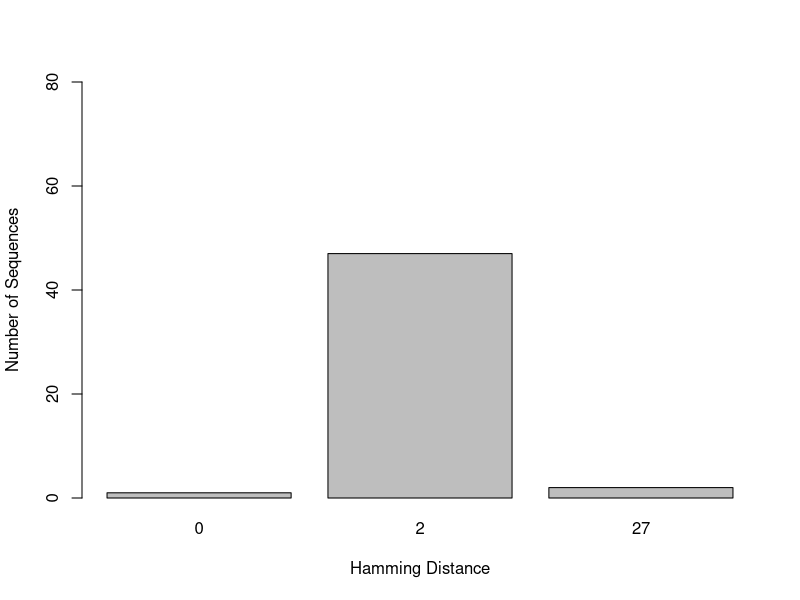
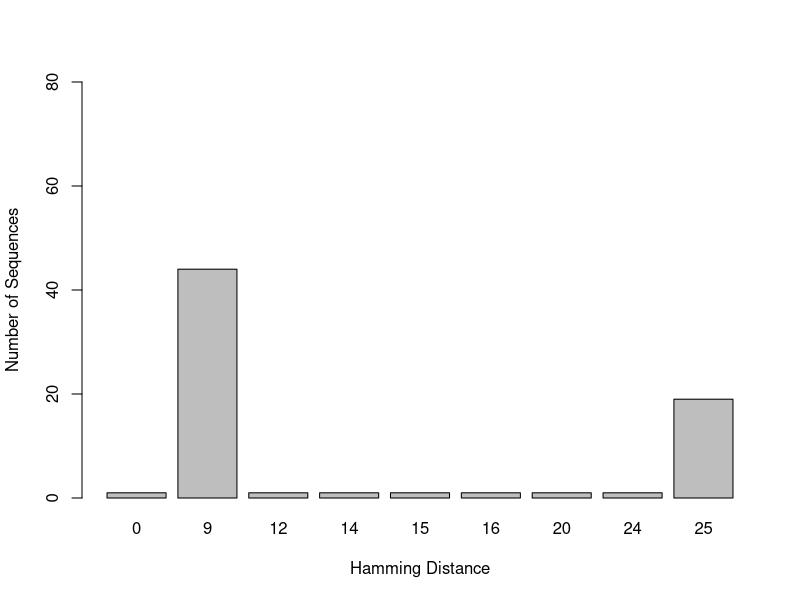
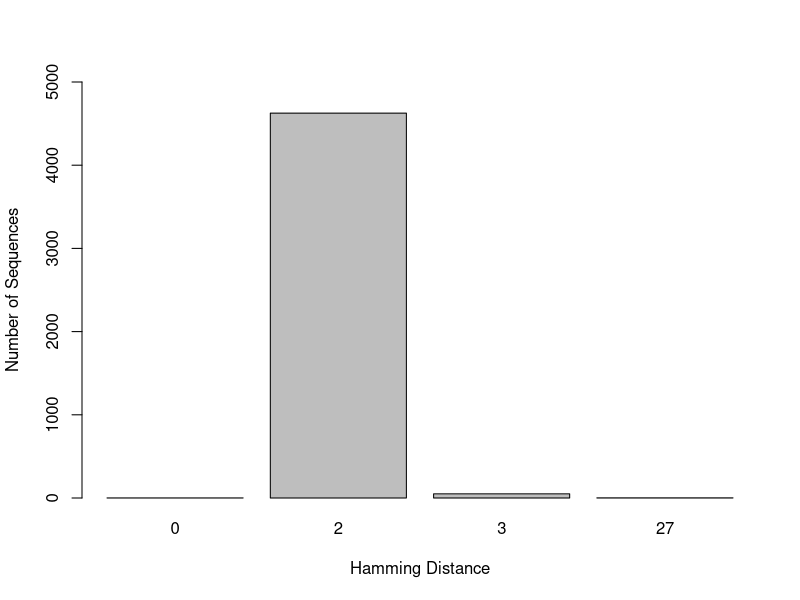
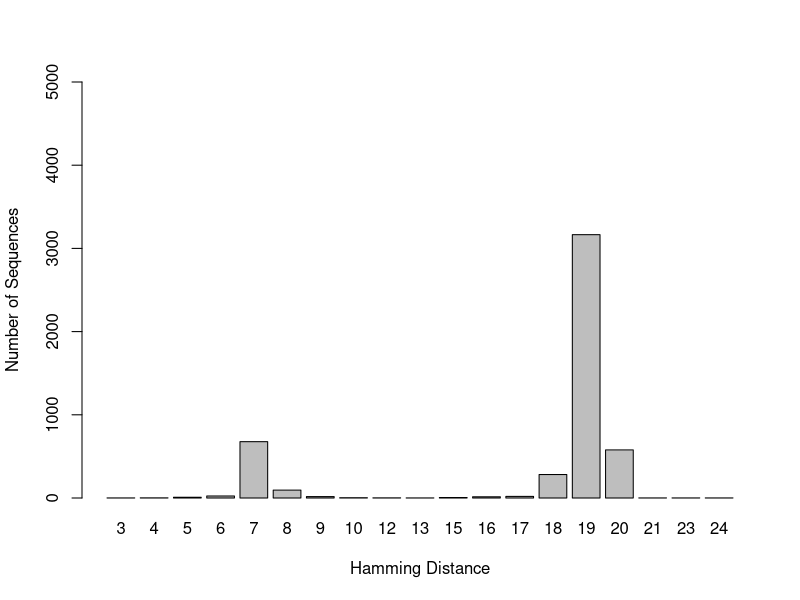
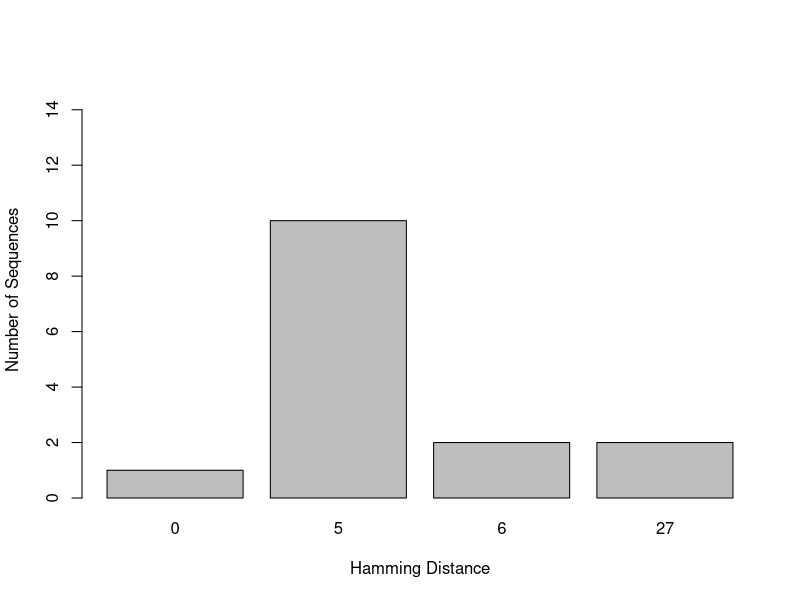
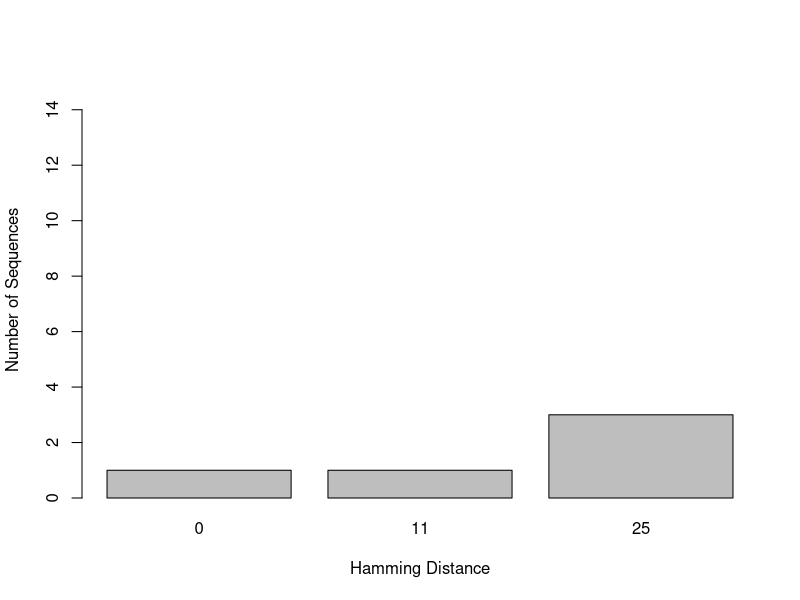
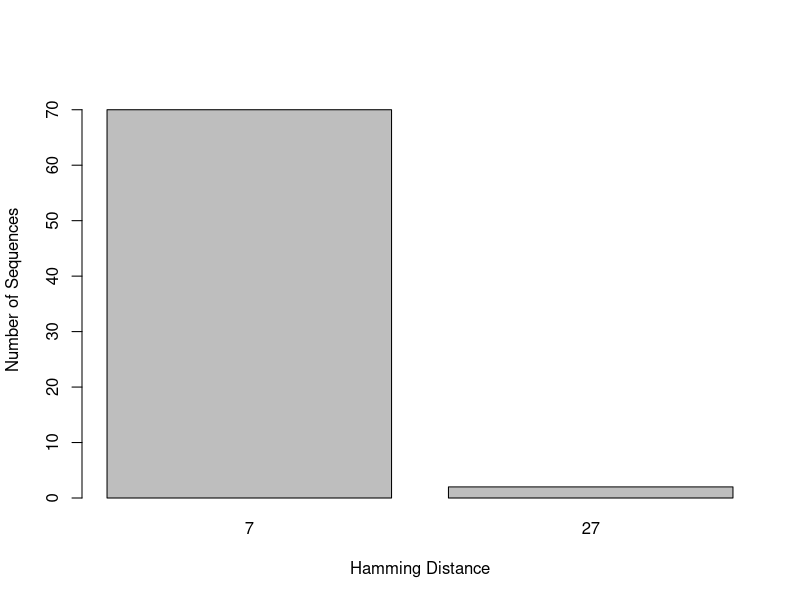
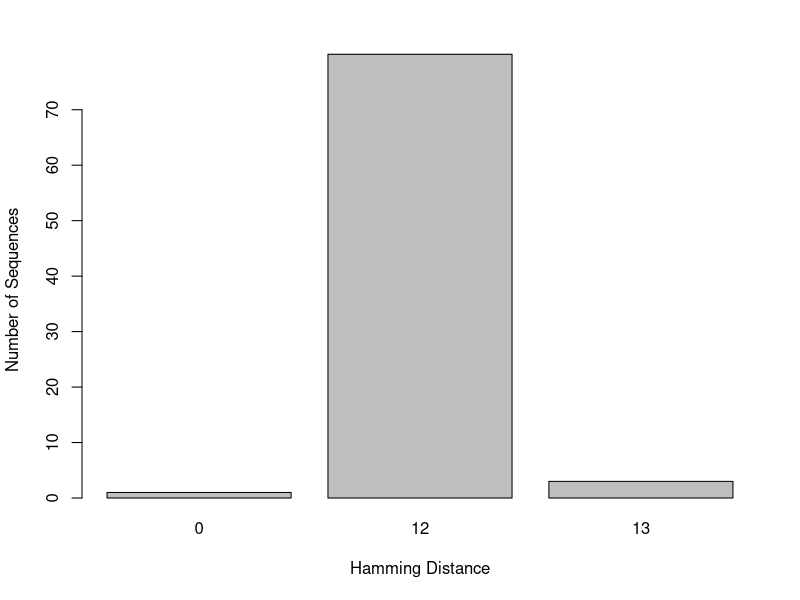

Reproduce these figures in R, in order.
## ---- chunk 1
knitr::opts_chunk$set(root.dir = "C:/Users/Lexie Christopoulos/Repos/GenomeSequencing-/db/", echo = TRUE)
## ---- chunk 2
NA_H1_F <-read.csv("hamming_distance_results/NA_H1_NA_Forward_1.2_results_NCR.csv")

NA_H1_1 <- NA_H1_F[-c(67),]

barplot(table(NA_H1_1$hamming_distance), xlab = "Hamming Distance", ylab = "Number of Sequences", ylim = c(0,80))
## ---- chunk 3
NA_H1_R <-read.csv("hamming_distance_results/NA_H1_NA_Reverse_2.1_results_NCR.csv")

NA_H1_2 <- NA_H1_R[-c(67),]

barplot(table(NA_H1_2$hamming_distance), xlab = "Hamming Distance", ylab = "Number of Sequences", ylim = c(0,80))
## ---- chunk 4
NA_H3_F <-read.csv("hamming_distance_results/NA_H3_NA_Forward_1.2_results_NCR.csv")

NA_H3_1 <- NA_H3_F[-c(4900),]

barplot(table(NA_H3_1$hamming_distance), xlab = "Hamming Distance", ylab = "Number of Sequences", ylim = c(0,5000))
## ---- chunk 5
NA_H3_R <-read.csv("hamming_distance_results/NA_H3_NA_Reverse_2.1_results_NCR.csv")

NA_H3_2 <- NA_H3_R[-c(4900),]

barplot(table(NA_H3_2$hamming_distance), xlab = "Hamming Distance", ylab = "Number of Sequences", ylim = c(0,5000))

## ---- chunk 6
NA_H5_F <-read.csv("hamming_distance_results/NA_H5_NA_Forward_1.2_results_NCR.csv")

NA_H5_1 <- NA_H5_F[-c(19),]

barplot(table(NA_H5_1$hamming_distance), xlab = "Hamming Distance", ylab = "Number of Sequences", ylim = c(0,15))

## ---- chunk 7
NA_H5_R <-read.csv("hamming_distance_results/NA_H5_NA_Reverse_2.1_results.csv")

NA_H5_2 <- NA_H5_R[-c(19),]

barplot(table(NA_H5_2$hamming_distance), xlab = "Hamming Distance", ylab = "Number of Sequences", ylim = c(0,15))
## ---- chunk 8
NA_H7_F <-read.csv("hamming_distance_results/NA_H7_NA_Forward_1.2_results_NCR.csv")

NA_H7_1 <- NA_H7_F[-c(71),]

barplot(table(NA_H7_1$hamming_distance), xlab = "Hamming Distance", ylab = "Number of Sequences", ylim = c(0,75))
## ---- chunk 9
NA_H7_R <-read.csv("hamming_distance_results/NA_H7_NA_Reverse_2.1_results_NCR.csv")

NA_H7_2 <- NA_H7_R[-c(71),]

barplot(table(NA_H7_2$hamming_distance), xlab = "Hamming Distance", ylab = "Number of Sequences", ylim = c(0,75))
## ---- chunk 10
NA_H9_F <-read.csv("hamming_distance_results/NA_H9_NA_Forward_1.2_results_NCR.csv")

NA_H9_1 <- NA_H9_F[-c(17),]

barplot(table(NA_H9_1$hamming_distance), xlab = "Hamming Distance", ylab = "Number of Sequences", ylim = c(0,20))
## ---- chunk 11
NA_H9_R <-read.csv("hamming_distance_results/NA_H9_NA_Reverse_2.1_results_NCR.csv")

NA_H9_2 <- NA_H9_R[-c(17),]

barplot(table(NA_H9_2$hamming_distance), xlab = "Hamming Distance", ylab = "Number of Sequences", ylim = c(0,15))
